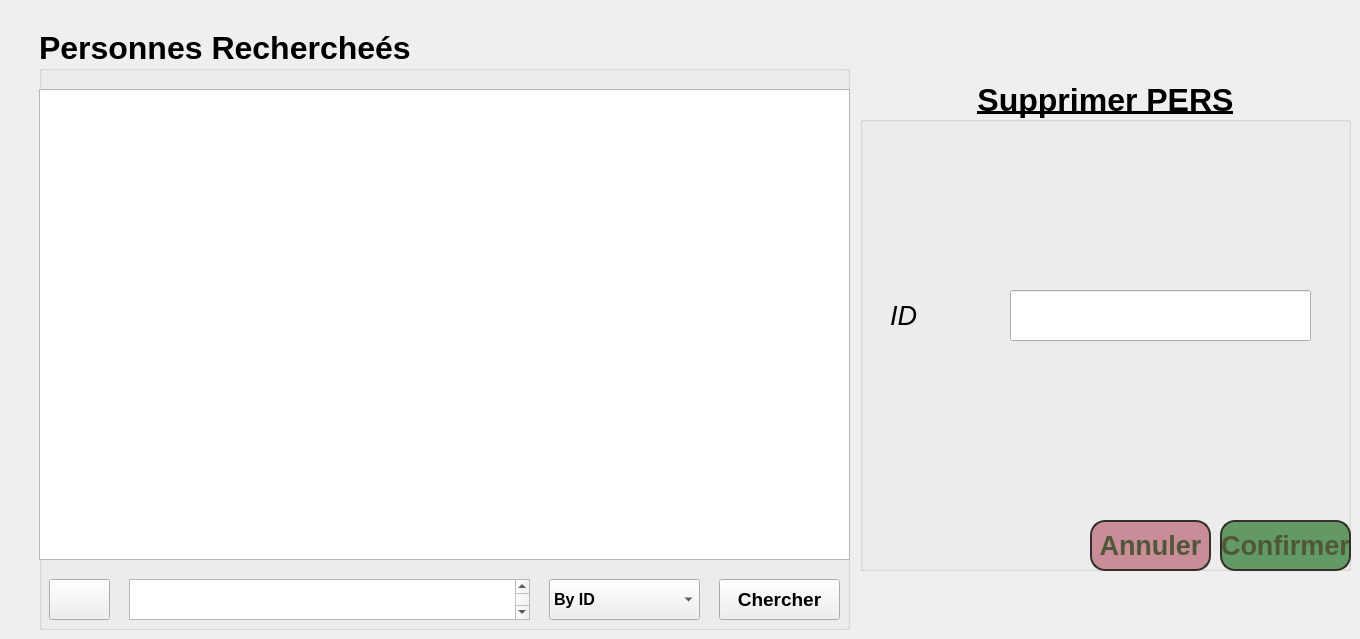
    <widget class="QWidget" name="page">
     <widget class="QGroupBox" name="groupBox_11">
      <property name="geometry">
       <rect>
        <x>39</x>
        <y>29</y>
        <width>811</width>
        <height>601</height>
       </rect>
      </property>
      <property name="font">
       <font>
        <pointsize>24</pointsize>
        <weight>75</weight>
        <bold>true</bold>
       </font>
      </property>
      <property name="title">
       <string>Personnes Rechercheés</string>
      </property>
      <widget class="QTableView" name="tableView_8">
       <property name="geometry">
        <rect>
         <x>0</x>
         <y>60</y>
         <width>811</width>
         <height>471</height>
        </rect>
       </property>
       <property name="font">
        <font>
         <pointsize>13</pointsize>
         <weight>75</weight>
         <bold>true</bold>
        </font>
       </property>
       <property name="alternatingRowColors">
        <bool>true</bool>
       </property>
       <property name="gridStyle">
        <enum>Qt::DashDotLine</enum>
       </property>
       <property name="sortingEnabled">
        <bool>true</bool>
       </property>
       <attribute name="horizontalHeaderMinimumSectionSize">
        <number>100</number>
       </attribute>
       <attribute name="horizontalHeaderDefaultSectionSize">
        <number>152</number>
       </attribute>
       <attribute name="verticalHeaderDefaultSectionSize">
        <number>47</number>
       </attribute>
      </widget>
      <widget class="QPushButton" name="pushButton_40">
       <property name="geometry">
        <rect>
         <x>10</x>
         <y>550</y>
         <width>61</width>
         <height>41</height>
        </rect>
       </property>
       <property name="text">
        <string/>
       </property>
       <property name="icon">
        <iconset>
         <normaloff>:/resouces/Untitled-1.png</normaloff>:/resouces/Untitled-1.png</iconset>
       </property>
       <property name="iconSize">
        <size>
         <width>40</width>
         <height>30</height>
        </size>
       </property>
      </widget>
      <widget class="QPlainTextEdit" name="plainTextEdit_6">
       <property name="geometry">
        <rect>
         <x>90</x>
         <y>550</y>
         <width>401</width>
         <height>41</height>
        </rect>
       </property>
      </widget>
      <widget class="QComboBox" name="comboBox_11">
       <property name="geometry">
        <rect>
         <x>510</x>
         <y>550</y>
         <width>151</width>
         <height>41</height>
        </rect>
       </property>
       <property name="font">
        <font>
         <pointsize>12</pointsize>
         <weight>75</weight>
         <bold>true</bold>
        </font>
       </property>
       <item>
        <property name="text">
         <string>By ID</string>
        </property>
       </item>
       <item>
        <property name="text">
         <string>By Modele</string>
        </property>
       </item>
       <item>
        <property name="text">
         <string>By Date_Achat</string>
        </property>
       </item>
      </widget>
      <widget class="QPushButton" name="pushButton_41">
       <property name="geometry">
        <rect>
         <x>680</x>
         <y>550</y>
         <width>121</width>
         <height>41</height>
        </rect>
       </property>
       <property name="font">
        <font>
         <pointsize>14</pointsize>
         <weight>75</weight>
         <bold>true</bold>
        </font>
       </property>
       <property name="text">
        <string>Chercher</string>
       </property>
      </widget>
     </widget>
     <widget class="QGroupBox" name="groupBox_12">
      <property name="geometry">
       <rect>
        <x>860</x>
        <y>80</y>
        <width>491</width>
        <height>491</height>
       </rect>
      </property>
      <property name="font">
       <font>
        <pointsize>24</pointsize>
        <weight>75</weight>
        <bold>true</bold>
        <underline>true</underline>
        <stylestrategy>PreferDefault</stylestrategy>
       </font>
      </property>
      <property name="title">
       <string>Supprimer PERS</string>
      </property>
      <property name="alignment">
       <set>Qt::AlignCenter</set>
      </property>
      <property name="flat">
       <bool>true</bool>
      </property>
      <property name="checkable">
       <bool>false</bool>
      </property>
      <widget class="QLineEdit" name="lineEdit_S">
       <property name="geometry">
        <rect>
         <x>150</x>
         <y>210</y>
         <width>301</width>
         <height>51</height>
        </rect>
       </property>
       <property name="font">
        <font>
         <family>MS UI Gothic</family>
         <pointsize>20</pointsize>
         <weight>50</weight>
         <bold>false</bold>
         <underline>false</underline>
         <stylestrategy>PreferDefault</stylestrategy>
        </font>
       </property>
      </widget>
      <widget class="QLabel" name="label_52">
       <property name="geometry">
        <rect>
         <x>30</x>
         <y>210</y>
         <width>81</width>
         <height>51</height>
        </rect>
       </property>
       <property name="font">
        <font>
         <pointsize>20</pointsize>
         <weight>50</weight>
         <italic>true</italic>
         <bold>false</bold>
         <underline>false</underline>
         <stylestrategy>PreferDefault</stylestrategy>
        </font>
       </property>
       <property name="text">
        <string>ID</string>
       </property>
      </widget>
      <widget class="QPushButton" name="annuler_S">
       <property name="geometry">
        <rect>
         <x>230</x>
         <y>440</y>
         <width>121</width>
         <height>51</height>
        </rect>
       </property>
       <property name="font">
        <font>
         <family>MS UI Gothic</family>
         <pointsize>20</pointsize>
         <weight>75</weight>
         <bold>true</bold>
         <underline>false</underline>
         <strikeout>false</strikeout>
         <kerning>true</kerning>
        </font>
       </property>
       <property name="styleSheet">
        <string notr="true">box-shadow: 0px 1px 0px 0px #1c1b18;
	background:linear-gradient(to bottom, #eae0c2 5%, #ccc2a6 100%);
	background-color:#c88d98;
	border-radius:15px;
	border:2px solid #333029;
	display:inline-block;
	cursor:pointer;
	color:#505739;
	font-weight:bold;
	padding:0px 0 px;
	text-decoration:none;
	text-shadow:0px 1px 0px #ffffff;</string>
       </property>
       <property name="text">
        <string>Annuler</string>
       </property>
      </widget>
      <widget class="QPushButton" name="confimerS_R">
       <property name="geometry">
        <rect>
         <x>360</x>
         <y>440</y>
         <width>131</width>
         <height>51</height>
        </rect>
       </property>
       <property name="font">
        <font>
         <family>MS UI Gothic</family>
         <pointsize>20</pointsize>
         <weight>75</weight>
         <bold>true</bold>
         <underline>false</underline>
         <strikeout>false</strikeout>
         <kerning>true</kerning>
        </font>
       </property>
       <property name="styleSheet">
        <string notr="true">box-shadow: 0px 1px 0px 0px #1c1b18;
	background:linear-gradient(to bottom, #eae0c2 5%, #ccc2a6 100%);
	background-color:#639965;
	border-radius:15px;
	border:2px solid #333029;
	display:inline-block;
	cursor:pointer;
	color:#505739;
	font-weight:bold;
	padding:0px 0 px;
	text-decoration:none;
	text-shadow:0px 1px 0px #ffffff;</string>
       </property>
       <property name="text">
        <string>Confirmer</string>
       </property>
      </widget>
     </widget>
    </widget>
